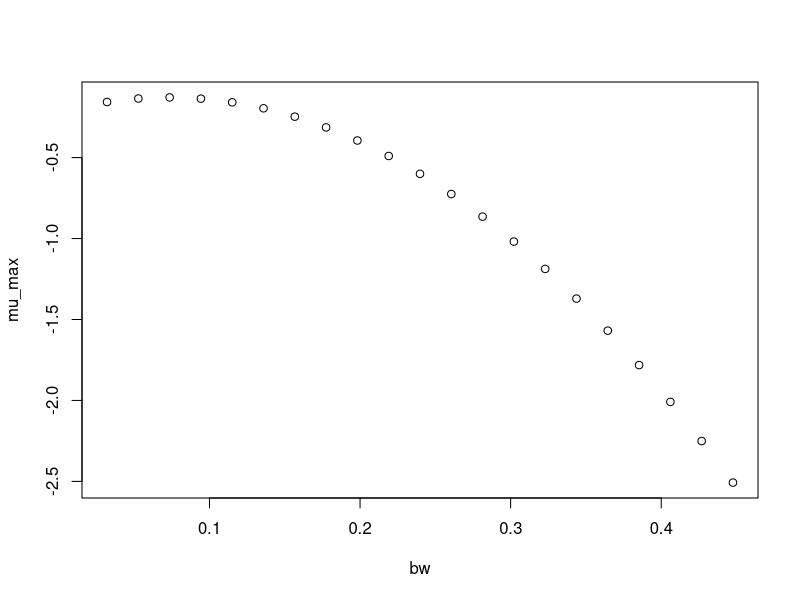

R code for this plot:
#############################
# start of Parameter script
#############################
bw <- seq(0.031968031968032,0.4476472,length.out=21)
#############################
# end of Parameter script
#############################
############################# 
# start of Model script Gropin ID 1342 
#############################
 
# constant coefficients for this model
 
variables <- data.frame(bw)
argumentsPar <- expand.grid(variables)
 
# heart of the model
response_surface <- function(bw) {
   mumax <-(-0.2181+2.469*bw-16.94*bw^2)

return(mumax=mumax)
} 

# output parameters
mumax <- cbind(argumentsPar,response_surface(argumentsPar['bw']))
colnames(mumax) <- c(colnames(argumentsPar),'mumax')
#############################
# End of Model script
#############################
############################# 
# start of Visualisation script Gropin ID 1342 
#############################
plot(bw,mumax$mumax,
                          xlab='bw',
                          ylab='mu_max')
#############################
# End of Visualisation script
#############################
